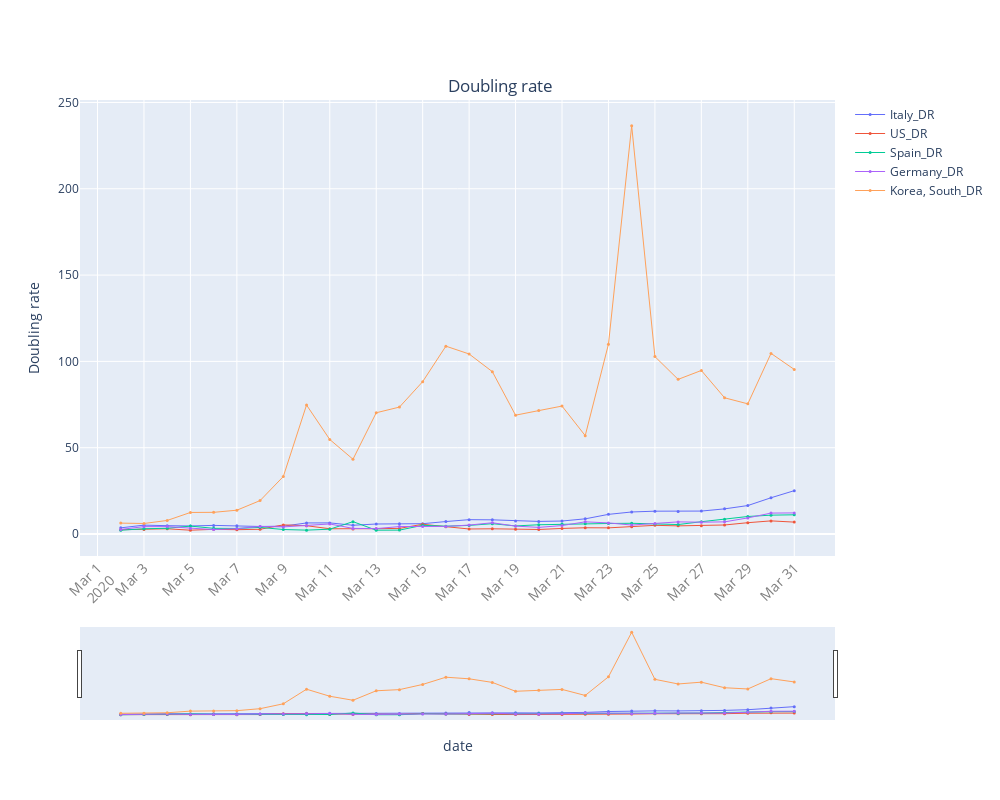

Notebook code for this chart:
### Code cell
start_pos=40
quick_plot(df_analyse.date[start_pos: start_pos+30],
           df_analyse.iloc[start_pos: start_pos+30,[11,12,13,14,15]],
           y_scale='linear',
           slider=True,
           xname = 'date',
           yname = 'Doubling rate',
           figname = 'Doubling rate'
          )
